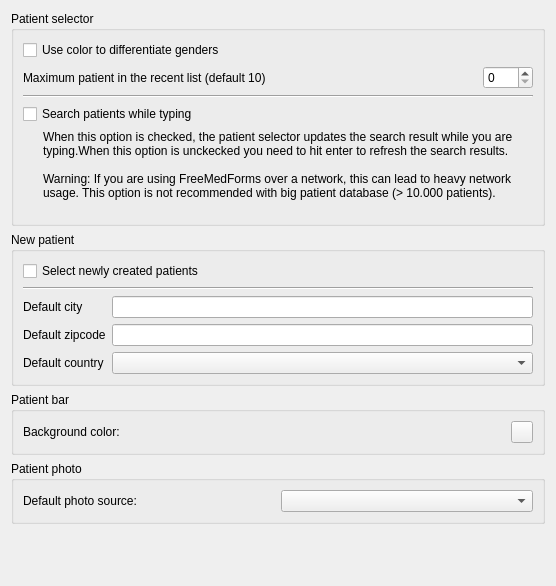
<?xml version="1.0" encoding="UTF-8"?>
<ui version="4.0">
 <class>Patients::Internal::PatientBasePreferencesWidget</class>
 <widget class="QWidget" name="Patients::Internal::PatientBasePreferencesWidget">
  <property name="geometry">
   <rect>
    <x>0</x>
    <y>0</y>
    <width>556</width>
    <height>586</height>
   </rect>
  </property>
  <property name="windowTitle">
   <string>Form</string>
  </property>
  <layout class="QGridLayout" name="gridLayout_5">
   <item row="0" column="0">
    <widget class="QGroupBox" name="groupBoxSelector">
     <property name="title">
      <string>Patient selector</string>
     </property>
     <layout class="QGridLayout" name="gridLayout_4">
      <item row="0" column="0" colspan="2">
       <widget class="QCheckBox" name="genderColor">
        <property name="text">
         <string>Use color to differentiate genders</string>
        </property>
       </widget>
      </item>
      <item row="1" column="0">
       <widget class="QLabel" name="label_4">
        <property name="text">
         <string>Maximum patient in the recent list (default 10)</string>
        </property>
       </widget>
      </item>
      <item row="1" column="1">
       <widget class="QSpinBox" name="maxRecentPatient">
        <property name="maximumSize">
         <size>
          <width>75</width>
          <height>16777215</height>
         </size>
        </property>
       </widget>
      </item>
      <item row="2" column="0" colspan="2">
       <widget class="Line" name="line">
        <property name="orientation">
         <enum>Qt::Horizontal</enum>
        </property>
       </widget>
      </item>
      <item row="3" column="0" colspan="2">
       <widget class="QCheckBox" name="searchWhileTyping">
        <property name="toolTip">
         <string>When this option is checked, the patient selector updates the search result while you are typing. If you are using FreeMedForms over a network, this can lead to heavy network usage.
This option is not recommended with big patient database (&gt; 10.000 patients).</string>
        </property>
        <property name="text">
         <string>Search patients while typing</string>
        </property>
       </widget>
      </item>
      <item row="4" column="0" colspan="2">
       <layout class="QHBoxLayout" name="horizontalLayout">
        <item>
         <spacer name="horizontalSpacer">
          <property name="orientation">
           <enum>Qt::Horizontal</enum>
          </property>
          <property name="sizeType">
           <enum>QSizePolicy::Fixed</enum>
          </property>
          <property name="sizeHint" stdset="0">
           <size>
            <width>20</width>
            <height>20</height>
           </size>
          </property>
         </spacer>
        </item>
        <item>
         <widget class="QLabel" name="label">
          <property name="text">
           <string>When this option is checked, the patient selector updates the search result while you are typing.When this option is unckecked you need to hit enter to refresh the search results.

Warning: If you are using FreeMedForms over a network, this can lead to heavy network usage. This option is not recommended with big patient database (&gt; 10.000 patients).
</string>
          </property>
          <property name="wordWrap">
           <bool>true</bool>
          </property>
         </widget>
        </item>
       </layout>
      </item>
     </layout>
    </widget>
   </item>
   <item row="1" column="0">
    <widget class="QGroupBox" name="groupBox">
     <property name="title">
      <string>New patient</string>
     </property>
     <layout class="QGridLayout" name="gridLayout_3">
      <item row="0" column="0" colspan="2">
       <widget class="QCheckBox" name="selectNewlyCreatedBox">
        <property name="text">
         <string>Select newly created patients</string>
        </property>
       </widget>
      </item>
      <item row="1" column="0" colspan="2">
       <widget class="Line" name="line_2">
        <property name="orientation">
         <enum>Qt::Horizontal</enum>
        </property>
       </widget>
      </item>
      <item row="2" column="0">
       <widget class="QLabel" name="label_2">
        <property name="text">
         <string>Default city</string>
        </property>
       </widget>
      </item>
      <item row="2" column="1">
       <widget class="QLineEdit" name="defaultCity"/>
      </item>
      <item row="3" column="0">
       <widget class="QLabel" name="label_3">
        <property name="text">
         <string>Default zipcode</string>
        </property>
       </widget>
      </item>
      <item row="3" column="1">
       <widget class="QLineEdit" name="defaultZip"/>
      </item>
      <item row="4" column="0">
       <widget class="QLabel" name="defaultCountryLabel">
        <property name="text">
         <string>Default country</string>
        </property>
       </widget>
      </item>
      <item row="4" column="1">
       <widget class="Views::CountryComboBox" name="defaultCountry"/>
      </item>
     </layout>
    </widget>
   </item>
   <item row="2" column="0">
    <widget class="QGroupBox" name="groupBoxBar">
     <property name="title">
      <string>Patient bar</string>
     </property>
     <layout class="QGridLayout" name="gridLayout">
      <item row="0" column="0">
       <widget class="QLabel" name="labelBackgroundColor">
        <property name="text">
         <string>Background color:</string>
        </property>
       </widget>
      </item>
      <item row="0" column="1">
       <widget class="Utils::ColorButtonChooser" name="patientBarColor">
        <property name="minimumSize">
         <size>
          <width>22</width>
          <height>22</height>
         </size>
        </property>
        <property name="maximumSize">
         <size>
          <width>22</width>
          <height>22</height>
         </size>
        </property>
        <property name="text">
         <string/>
        </property>
       </widget>
      </item>
     </layout>
    </widget>
   </item>
   <item row="3" column="0">
    <widget class="QGroupBox" name="groupBoxPhoto">
     <property name="title">
      <string>Patient photo</string>
     </property>
     <layout class="QGridLayout" name="gridLayout_2">
      <item row="0" column="1">
       <widget class="QComboBox" name="comboDefaultPhotoSource"/>
      </item>
      <item row="0" column="0">
       <widget class="QLabel" name="labelDefaultPhotoSource">
        <property name="text">
         <string>Default photo source:</string>
        </property>
       </widget>
      </item>
     </layout>
    </widget>
   </item>
   <item row="4" column="0">
    <spacer name="verticalSpacer">
     <property name="orientation">
      <enum>Qt::Vertical</enum>
     </property>
     <property name="sizeHint" stdset="0">
      <size>
       <width>20</width>
       <height>40</height>
      </size>
     </property>
    </spacer>
   </item>
  </layout>
 </widget>
 <customwidgets>
  <customwidget>
   <class>Utils::ColorButtonChooser</class>
   <extends>QPushButton</extends>
   <header location="global">utils/widgets/colorbuttonchooser.h</header>
  </customwidget>
  <customwidget>
   <class>Views::CountryComboBox</class>
   <extends>QComboBox</extends>
   <header location="global">listviewplugin/countrycombobox.h</header>
  </customwidget>
 </customwidgets>
 <resources/>
 <connections/>
</ui>
